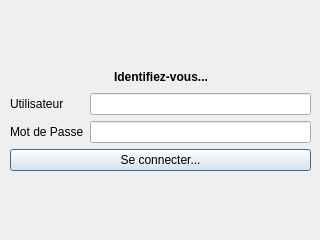
<?xml version="1.0" encoding="UTF-8"?>
<ui version="4.0">
 <class>Seconnecter</class>
 <widget class="QDialog" name="Seconnecter">
  <property name="geometry">
   <rect>
    <x>0</x>
    <y>0</y>
    <width>320</width>
    <height>240</height>
   </rect>
  </property>
  <property name="windowTitle">
   <string>Dialog</string>
  </property>
  <widget class="QWidget" name="verticalLayoutWidget_2">
   <property name="geometry">
    <rect>
     <x>10</x>
     <y>30</y>
     <width>301</width>
     <height>141</height>
    </rect>
   </property>
   <layout class="QVBoxLayout" name="verticalLayout_2">
    <item>
     <layout class="QVBoxLayout" name="verticalLayout">
      <item>
       <spacer name="verticalSpacer">
        <property name="orientation">
         <enum>Qt::Vertical</enum>
        </property>
        <property name="sizeHint" stdset="0">
         <size>
          <width>20</width>
          <height>40</height>
         </size>
        </property>
       </spacer>
      </item>
      <item>
       <layout class="QHBoxLayout" name="horizontalLayout">
        <item>
         <spacer name="horizontalSpacer">
          <property name="orientation">
           <enum>Qt::Horizontal</enum>
          </property>
          <property name="sizeHint" stdset="0">
           <size>
            <width>40</width>
            <height>20</height>
           </size>
          </property>
         </spacer>
        </item>
        <item>
         <widget class="QLabel" name="labelIdentifiezvous">
          <property name="font">
           <font>
            <pointsize>9</pointsize>
            <weight>75</weight>
            <bold>true</bold>
           </font>
          </property>
          <property name="text">
           <string>Identifiez-vous...</string>
          </property>
         </widget>
        </item>
        <item>
         <spacer name="horizontalSpacer_2">
          <property name="orientation">
           <enum>Qt::Horizontal</enum>
          </property>
          <property name="sizeHint" stdset="0">
           <size>
            <width>40</width>
            <height>20</height>
           </size>
          </property>
         </spacer>
        </item>
       </layout>
      </item>
      <item>
       <layout class="QFormLayout" name="formLayout">
        <item row="0" column="0">
         <widget class="QLabel" name="labelUtilisateur">
          <property name="text">
           <string>Utilisateur</string>
          </property>
         </widget>
        </item>
        <item row="0" column="1">
         <widget class="QLineEdit" name="nomUtilisateur"/>
        </item>
        <item row="1" column="0">
         <widget class="QLabel" name="labelMDP">
          <property name="text">
           <string>Mot de Passe</string>
          </property>
         </widget>
        </item>
        <item row="1" column="1">
         <widget class="QLineEdit" name="motDePasse">
          <property name="echoMode">
           <enum>QLineEdit::Password</enum>
          </property>
         </widget>
        </item>
       </layout>
      </item>
      <item>
       <widget class="QPushButton" name="boutConnexion">
        <property name="text">
         <string>Se connecter...</string>
        </property>
       </widget>
      </item>
     </layout>
    </item>
   </layout>
  </widget>
 </widget>
 <resources/>
 <connections/>
</ui>
